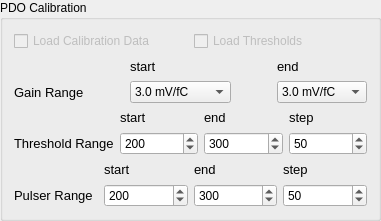
     <widget class="QGroupBox" name="groupBox_9">
      <property name="geometry">
       <rect>
        <x>0</x>
        <y>130</y>
        <width>381</width>
        <height>221</height>
       </rect>
      </property>
      <property name="title">
       <string>PDO Calibration</string>
      </property>
      <layout class="QGridLayout" name="gridLayout_8">
       <item row="1" column="0" colspan="2">
        <layout class="QGridLayout" name="gridLayout_3" columnstretch="0,0,1,0,0">
         <item row="1" column="2">
          <widget class="QComboBox" name="sg_cal_min">
           <property name="font">
            <font>
             <family>Arial</family>
             <pointsize>9</pointsize>
            </font>
           </property>
           <property name="currentIndex">
            <number>2</number>
           </property>
           <item>
            <property name="text">
             <string>0.5 mV/fC</string>
            </property>
           </item>
           <item>
            <property name="text">
             <string>1.0 mV/fC</string>
            </property>
           </item>
           <item>
            <property name="text">
             <string>3.0 mV/fC</string>
            </property>
           </item>
           <item>
            <property name="text">
             <string>4.5 mV/fC</string>
            </property>
           </item>
           <item>
            <property name="text">
             <string>6.0 mV/fC</string>
            </property>
           </item>
           <item>
            <property name="text">
             <string>9.0 mV/fC</string>
            </property>
           </item>
           <item>
            <property name="text">
             <string>12.0 mV/fC</string>
            </property>
           </item>
           <item>
            <property name="text">
             <string>16.0 mV/fC</string>
            </property>
           </item>
          </widget>
         </item>
         <item row="1" column="4">
          <widget class="QComboBox" name="sg_cal_max">
           <property name="font">
            <font>
             <family>Arial</family>
             <pointsize>9</pointsize>
            </font>
           </property>
           <property name="currentIndex">
            <number>2</number>
           </property>
           <item>
            <property name="text">
             <string>0.5 mV/fC</string>
            </property>
           </item>
           <item>
            <property name="text">
             <string>1.0 mV/fC</string>
            </property>
           </item>
           <item>
            <property name="text">
             <string>3.0 mV/fC</string>
            </property>
           </item>
           <item>
            <property name="text">
             <string>4.5 mV/fC</string>
            </property>
           </item>
           <item>
            <property name="text">
             <string>6.0 mV/fC</string>
            </property>
           </item>
           <item>
            <property name="text">
             <string>9.0 mV/fC</string>
            </property>
           </item>
           <item>
            <property name="text">
             <string>12.0 mV/fC</string>
            </property>
           </item>
           <item>
            <property name="text">
             <string>16.0 mV/fC</string>
            </property>
           </item>
          </widget>
         </item>
         <item row="1" column="0">
          <widget class="QLabel" name="label_19">
           <property name="font">
            <font>
             <pointsize>10</pointsize>
            </font>
           </property>
           <property name="text">
            <string>Gain Range</string>
           </property>
          </widget>
         </item>
         <item row="0" column="4">
          <widget class="QLabel" name="label_31">
           <property name="font">
            <font>
             <pointsize>10</pointsize>
            </font>
           </property>
           <property name="text">
            <string>end</string>
           </property>
          </widget>
         </item>
         <item row="0" column="2">
          <widget class="QLabel" name="label_30">
           <property name="font">
            <font>
             <pointsize>10</pointsize>
            </font>
           </property>
           <property name="text">
            <string>start</string>
           </property>
          </widget>
         </item>
         <item row="1" column="1">
          <spacer name="horizontalSpacer">
           <property name="orientation">
            <enum>Qt::Horizontal</enum>
           </property>
           <property name="sizeHint" stdset="0">
            <size>
             <width>40</width>
             <height>20</height>
            </size>
           </property>
          </spacer>
         </item>
         <item row="1" column="3">
          <spacer name="horizontalSpacer_2">
           <property name="orientation">
            <enum>Qt::Horizontal</enum>
           </property>
           <property name="sizeHint" stdset="0">
            <size>
             <width>40</width>
             <height>20</height>
            </size>
           </property>
          </spacer>
         </item>
        </layout>
       </item>
       <item row="2" column="0" colspan="2">
        <layout class="QGridLayout" name="gridLayout_5">
         <item row="1" column="1">
          <widget class="QSpinBox" name="sdt_cal_min">
           <property name="font">
            <font>
             <family>Arial</family>
             <pointsize>9</pointsize>
            </font>
           </property>
           <property name="maximum">
            <number>1023</number>
           </property>
           <property name="value">
            <number>200</number>
           </property>
          </widget>
         </item>
         <item row="1" column="2">
          <widget class="QSpinBox" name="sdt_cal_max">
           <property name="font">
            <font>
             <family>Arial</family>
             <pointsize>9</pointsize>
            </font>
           </property>
           <property name="maximum">
            <number>1023</number>
           </property>
           <property name="value">
            <number>300</number>
           </property>
          </widget>
         </item>
         <item row="1" column="3">
          <widget class="QSpinBox" name="sdt_cal_step">
           <property name="font">
            <font>
             <family>Arial</family>
             <pointsize>9</pointsize>
            </font>
           </property>
           <property name="maximum">
            <number>1023</number>
           </property>
           <property name="value">
            <number>50</number>
           </property>
          </widget>
         </item>
         <item row="1" column="0">
          <widget class="QLabel" name="label_26">
           <property name="font">
            <font>
             <pointsize>10</pointsize>
            </font>
           </property>
           <property name="text">
            <string>Threshold Range</string>
           </property>
          </widget>
         </item>
         <item row="0" column="3">
          <widget class="QLabel" name="label_2">
           <property name="font">
            <font>
             <pointsize>10</pointsize>
            </font>
           </property>
           <property name="text">
            <string>step</string>
           </property>
          </widget>
         </item>
         <item row="0" column="2">
          <widget class="QLabel" name="label_16">
           <property name="font">
            <font>
             <pointsize>10</pointsize>
            </font>
           </property>
           <property name="text">
            <string>end</string>
           </property>
          </widget>
         </item>
         <item row="0" column="1">
          <widget class="QLabel" name="label_20">
           <property name="font">
            <font>
             <pointsize>10</pointsize>
            </font>
           </property>
           <property name="text">
            <string>start</string>
           </property>
          </widget>
         </item>
        </layout>
       </item>
       <item row="0" column="1">
        <widget class="QCheckBox" name="loadThrCB">
         <property name="enabled">
          <bool>false</bool>
         </property>
         <property name="text">
          <string>Load Thresholds</string>
         </property>
        </widget>
       </item>
       <item row="3" column="0" colspan="2">
        <layout class="QGridLayout" name="gridLayout_6">
         <item row="1" column="2">
          <widget class="QSpinBox" name="sdp_cal_max">
           <property name="font">
            <font>
             <family>Arial</family>
             <pointsize>9</pointsize>
            </font>
           </property>
           <property name="maximum">
            <number>1023</number>
           </property>
           <property name="value">
            <number>300</number>
           </property>
          </widget>
         </item>
         <item row="1" column="0">
          <widget class="QLabel" name="label_25">
           <property name="font">
            <font>
             <pointsize>10</pointsize>
            </font>
           </property>
           <property name="text">
            <string>Pulser Range</string>
           </property>
          </widget>
         </item>
         <item row="1" column="1">
          <widget class="QSpinBox" name="sdp_cal_min">
           <property name="font">
            <font>
             <family>Arial</family>
             <pointsize>9</pointsize>
            </font>
           </property>
           <property name="maximum">
            <number>1023</number>
           </property>
           <property name="value">
            <number>200</number>
           </property>
          </widget>
         </item>
         <item row="1" column="3">
          <widget class="QSpinBox" name="sdp_cal_step">
           <property name="font">
            <font>
             <family>Arial</family>
             <pointsize>9</pointsize>
            </font>
           </property>
           <property name="maximum">
            <number>1023</number>
           </property>
           <property name="value">
            <number>50</number>
           </property>
          </widget>
         </item>
         <item row="0" column="1">
          <widget class="QLabel" name="label_21">
           <property name="font">
            <font>
             <pointsize>10</pointsize>
            </font>
           </property>
           <property name="text">
            <string>start</string>
           </property>
          </widget>
         </item>
         <item row="0" column="2">
          <widget class="QLabel" name="label_22">
           <property name="font">
            <font>
             <pointsize>10</pointsize>
            </font>
           </property>
           <property name="text">
            <string>end</string>
           </property>
          </widget>
         </item>
         <item row="0" column="3">
          <widget class="QLabel" name="label_23">
           <property name="font">
            <font>
             <pointsize>10</pointsize>
            </font>
           </property>
           <property name="text">
            <string>step</string>
           </property>
          </widget>
         </item>
        </layout>
       </item>
       <item row="0" column="0">
        <widget class="QCheckBox" name="loadCalibDataCB">
         <property name="enabled">
          <bool>false</bool>
         </property>
         <property name="text">
          <string>Load Calibration Data</string>
         </property>
        </widget>
       </item>
      </layout>
     </widget>
